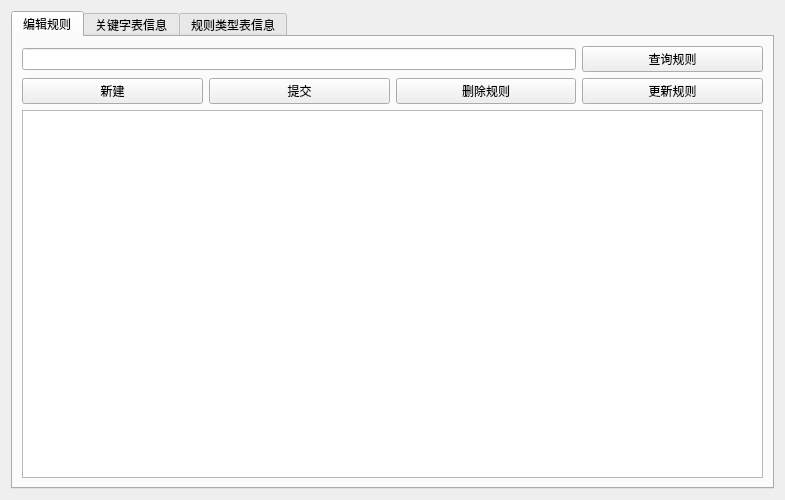
<?xml version="1.0" encoding="UTF-8"?>
<ui version="4.0">
 <class>Form</class>
 <widget class="QWidget" name="Form">
  <property name="geometry">
   <rect>
    <x>0</x>
    <y>0</y>
    <width>785</width>
    <height>500</height>
   </rect>
  </property>
  <property name="windowTitle">
   <string>Form</string>
  </property>
  <layout class="QGridLayout" name="gridLayout">
   <item row="0" column="0">
    <layout class="QGridLayout" name="gridLayout_2">
     <item row="0" column="0">
      <widget class="QTabWidget" name="tabWidget">
       <property name="currentIndex">
        <number>0</number>
       </property>
       <widget class="QWidget" name="tab_7">
        <attribute name="title">
         <string>编辑规则</string>
        </attribute>
        <layout class="QGridLayout" name="gridLayout_3">
         <item row="0" column="0" colspan="3">
          <widget class="QLineEdit" name="lineEdit"/>
         </item>
         <item row="1" column="0">
          <widget class="QPushButton" name="NewRule_pushButton">
           <property name="text">
            <string>新建</string>
           </property>
          </widget>
         </item>
         <item row="1" column="1">
          <widget class="QPushButton" name="pushButton">
           <property name="text">
            <string>提交</string>
           </property>
          </widget>
         </item>
         <item row="1" column="2">
          <widget class="QPushButton" name="Del_pushButton">
           <property name="text">
            <string>删除规则</string>
           </property>
          </widget>
         </item>
         <item row="2" column="0" colspan="4">
          <widget class="QTableWidget" name="tableWidget"/>
         </item>
         <item row="0" column="3">
          <widget class="QPushButton" name="View_pushButton_2">
           <property name="text">
            <string>查询规则</string>
           </property>
          </widget>
         </item>
         <item row="1" column="3">
          <widget class="QPushButton" name="pushButton_2">
           <property name="text">
            <string>更新规则</string>
           </property>
          </widget>
         </item>
        </layout>
       </widget>
       <widget class="QWidget" name="tab_8">
        <attribute name="title">
         <string>关键字表信息</string>
        </attribute>
        <layout class="QGridLayout" name="gridLayout_4">
         <item row="0" column="0">
          <widget class="QTableWidget" name="tableWidget_2"/>
         </item>
        </layout>
       </widget>
       <widget class="QWidget" name="tab_9">
        <attribute name="title">
         <string>规则类型表信息</string>
        </attribute>
        <layout class="QGridLayout" name="gridLayout_5">
         <item row="0" column="0">
          <widget class="QTableWidget" name="tableWidget_3"/>
         </item>
        </layout>
       </widget>
      </widget>
     </item>
    </layout>
   </item>
  </layout>
 </widget>
 <resources/>
 <connections/>
</ui>
